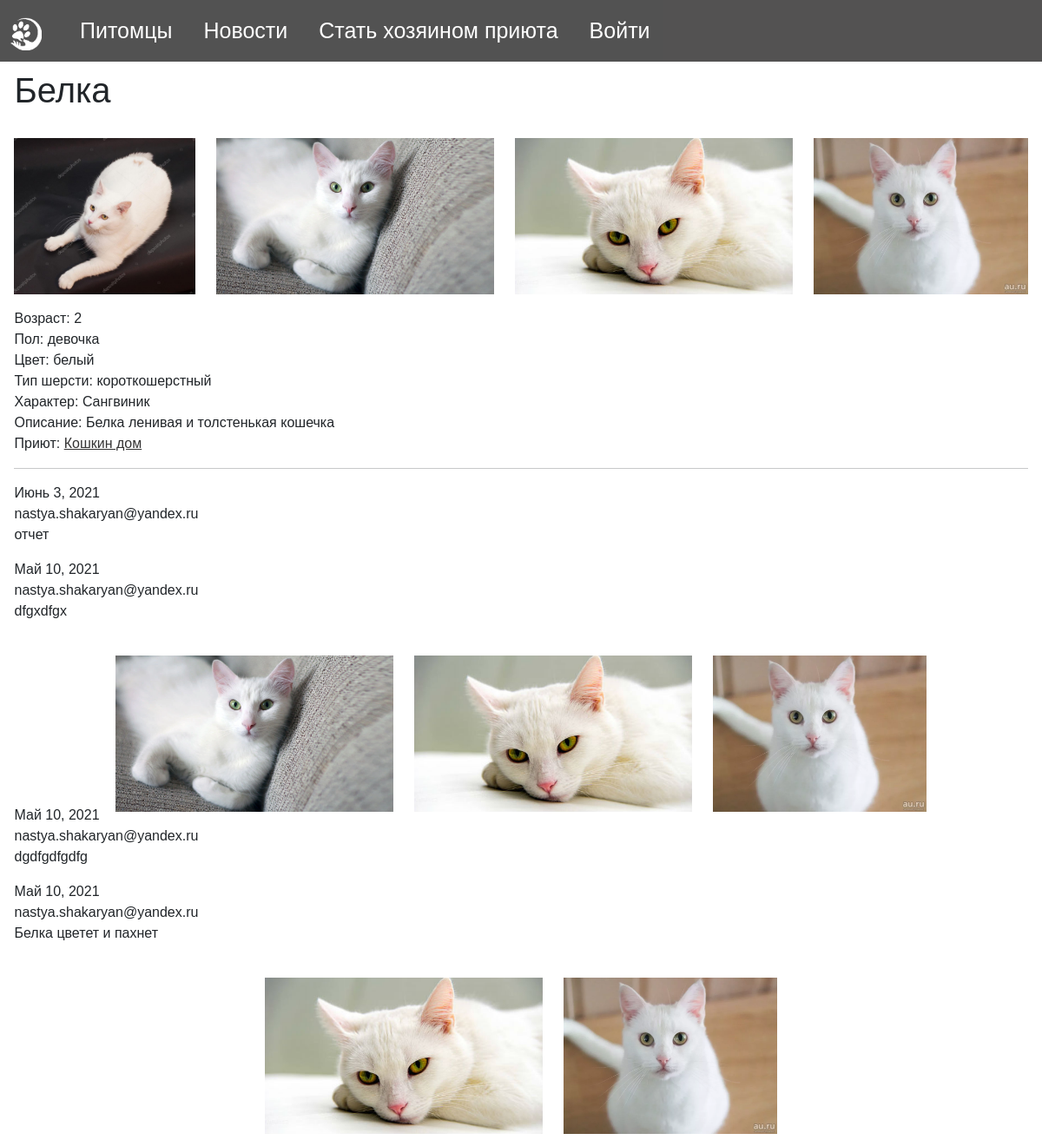
Screenshot of /report/1/ with the database file from the repository.
### Shelter/models.py (models this page shows, shortened)
class Pet(models.Model):
    name = models.CharField(verbose_name="Имя", max_length=200)
    age = models.IntegerField(verbose_name="Возраст")
    SEX_CHOICES = (
        ('male', "мальчик"),
        ('female', "девочка"),
    )
    sex = models.CharField(max_length=10, verbose_name="Пол", choices=SEX_CHOICES)
    TYPE_CHOICES = (
        ('cat', "кошка"),
        ('dog', "собака"),
    )
    type = models.CharField(max_length=10, verbose_name="Тип", choices=TYPE_CHOICES)
    COLOR_CHOICES = (
        ('black', "черный"),
        ('red', "рыжий"),
        ('white', "белый"),
        ('grey', "серый"),
        ('brown', "коричневый"),
        ('striped', "полосатый"),
        ('turtle', "черепаховый"),
        ('tricolor', "трехцветный"),
        ('spotted', 'пятнистый'),
        ('blackwhite', "черно-белый")
    )
    color = models.CharField(max_length=11, verbose_name="Цвет", choices=COLOR_CHOICES)
    WOOL_CHOICES = (
        ('bald', "лысый"),
        ('longhaired', "длинношерстный"),
        ('shorthaired', "короткошерстный"),
    )
    wool = models.CharField(max_length=15, verbose_name="Шерсть", choices=WOOL_CHOICES)
    CHARACTER_CHOICES = (
        ('Sanguine', "Сангвиник"),
        ('Melancholic', "Меланхолик"),
        ('Choleric', "Холерик"),
        ('Phlegmatic', "Флегматик"),
    )
    character = models.CharField(max_length=11, verbose_name="Характер", choices=CHARACTER_CHOICES)
    objects = models.Manager()
    description = models.TextField(default='', verbose_name="Описание", blank=True)
    shelter = models.ForeignKey(Shelter, verbose_name="Приют", on_delete=models.CASCADE)
    owner = models.ForeignKey(Profile, on_delete=models.CASCADE, verbose_name="Владелец", blank=True, null=True)
    vector = models.TextField(default='', verbose_name="Вектор", blank=True)

class Image(models.Model):
    image = models.ImageField(upload_to=user_directory_path_image, default='images/profile_image.jpg',
                              verbose_name='Изображения')
    pet = models.ForeignKey(Pet, blank=True, null=True, on_delete=models.CASCADE)
    news = models.ForeignKey(News, blank=True, null=True, on_delete=models.CASCADE)
    task = models.ForeignKey(Task, blank=True, null=True, on_delete=models.CASCADE)
    report = models.ForeignKey(Report, blank=True, null=True, on_delete=models.CASCADE)
    class Meta:
        verbose_name = "Изображения"
        verbose_name_plural = "Изображения"
    def __str__(self):
        return self.image.name

class Shelter(models.Model):
    title = models.CharField(max_length=50)
    address = models.CharField(max_length=200)
    description = models.TextField(default='', blank=True)
    user = models.ForeignKey(Profile, on_delete=models.CASCADE)
    def __str__(self):
        return " ".join([self.title])

class Report(models.Model):
    body = models.TextField(verbose_name="Отчет")
    dateCreate = models.DateField(auto_now_add=True, verbose_name="Дата добавления")
    user = models.ForeignKey(Profile, on_delete=models.CASCADE, verbose_name="Пользователь")
    pet = models.ForeignKey(Pet, on_delete=models.CASCADE, verbose_name="Питомец", related_name='reports', null=True)

class Profile(models.Model):
    user = models.OneToOneField(User, on_delete=models.CASCADE)
    first_name = models.CharField(max_length=100, blank=True)
    last_name = models.CharField(max_length=100, blank=True)
    phone_regex = RegexValidator(regex=r'^\+?1?\d{9,15}$',
                                 message="Phone number must be entered in the format: '+999999999'. Up to 15 digits allowed.")
    phoneNum = models.CharField(validators=[phone_regex], max_length=12, blank=True)
    class Type(models.TextChoices):
        MODERATOR = 'Moderator'
        CLIENT = 'Client'
        OWNER = 'Owner'
    type = models.CharField(
        max_length=9,
        choices=Type.choices,
        default='Client'
    )
    SEX_CHOICES = (
        ('male', "мужской"),
        ('female', "женский"),
    )
    sex = models.CharField(max_length=10, verbose_name="пол", choices=SEX_CHOICES, default='женский')
    def __str__(self):
        return self.user.username

### Shelter/pet_view.py (the view)
# urls.py: path('report/<int:id>/', pet_view.report_detail, name='post_report'),
def report_detail(request, id):
    post = Pet.objects.get(id=id)
    pet_images = list(Image.objects.filter(pet=post))
    reports = list(Report.objects.filter(pet=post))
    reports.reverse()
    images_reports = [list(Image.objects.filter(report=report)) for report in reports]
    new_report = None
    if request.method == 'POST':
        report_form = ReportForm(request.POST, request.FILES)
        if report_form.is_valid():
            images = request.FILES.getlist('images')
            new_report = report_form.save(commit=False)
            new_report.user = Profile.objects.get(user=request.user)
            new_report.pet = post
            new_report.save()
            if images:
                for i in images:
                    file_path = handle_uploaded_image(i, new_report)
                    if file_path:
                        fl = Image(report=new_report, image=file_path)
                        fl.save()
            return HttpResponseRedirect(f"/report/{id}")
    else:
        report_form = ReportForm()
        return render(request,
                      'pet_report.html',
                      {'post': post,
                       'images': pet_images,
                       'reports': zip(reports, images_reports),
                       'new_report': new_report,
                       'report_form': report_form})

### templates/pet_report.html (shortened to what this page needs)
{% extends 'base.html' %}
{% load crispy_forms_filters %}
{% load static %}
{% block styles %}
    <link rel="stylesheet" href={% static 'css/pets.css' %}>
{% endblock %}
{% block content %}
    {% include "includes/navbar.html" %}
    <div class="main">
        <h1>{{ post.name }}</h1>
        <form enctype="multipart/form-data" method="post">
            <div class="row row-cols-auto justify-content-md-center">
                {% for image in images %}
                    <div class="col-auto">
                        <div class="card h-100 w-70" style="margin-top: 15px">
                            {% if not image == null %}
                                <img src='/{{ image }}' class="pet-img" alt="pet img">
                            {% endif %}
                        </div>
                    </div>
                {% endfor %}
            </div>
            <br>
            Возраст: {{ post.age }} <br>
            Пол: {{ post.get_sex_display }}<br>
            Цвет: {{ post.get_color_display }}<br>
            Тип шерсти: {{ post.get_wool_display }}<br>
            Характер: {{ post.get_character_display }}<br>
            Описание: {{ post.description }}<br>
            Приют: <a href="#" onclick="openModalShelter()">{{ post.shelter }}</a> <br>
            <hr>
            {% for report, report_images in reports %}
                <div class="comment">
                    {{ report.dateCreate }} <br>
                    {{ report.user }}<br>
                    {{ report.body|linebreaks }}
                    <div class="row row-cols-auto justify-content-md-center">
                        {% for report_image in report_images %}
                            <div class="col-auto">
                                <div class="card h-100 w-70" style="margin-top: 15px">
                                    {% if not report_image == null %}
                                        <img src='/{{ report_image }}' class="pet-img" alt="pet img">
                                    {% endif %}
                                </div>
                            </div>
                        {% endfor %}
                    </div>
                </div>
            {% empty %}
                <p>Еще не добавлен ни один отчет</p>
            {% endfor %}
        </form>
    </div>
{% endblock %}

### static/css/style.css (style rules this page uses)
body { height: 130vh; margin: auto; width: 100%; overflow-x: hidden; font-family: 'Laptev_Brush', sans-serif; background: #ffffff; display: flex; flex-direction: column; align-items: center; position: relative; }
.row:after { content: ""; display: table; clear: both; }
.pet-img { height: 180px; width: auto; align-items: center; }
a { color: #343333; }
.main { margin-top: 80px; }

### static/css/pets.css (style rules this page uses)
.card { border: none; display: flex; justify-content: center; align-items: center; }

### rows the page displays
Pet: name "Белка", age "2", sex "девочка", color "белый", wool "короткошерстный", character "Сангвиник", description "Белка ленивая и толстенькая кошечка", shelter "Кошкин дом"
Image: image (picture)
Image: image (picture)
Image: image (picture)
Image: image (picture)
Report: dateCreate "Июнь 3, 2021", user "nastya.shakaryan@yandex.ru", body "отчет"
Report: dateCreate "Май 10, 2021", user "nastya.shakaryan@yandex.ru", body "dfgxdfgx"
Image: image (picture)
Image: image (picture)
Image: image (picture)
Report: dateCreate "Май 10, 2021", user "nastya.shakaryan@yandex.ru", body "dgdfgdfgdfg"
Report: dateCreate "Май 10, 2021", user "nastya.shakaryan@yandex.ru", body "Белка цветет и пахнет"
Image: image (picture)
Image: image (picture)
